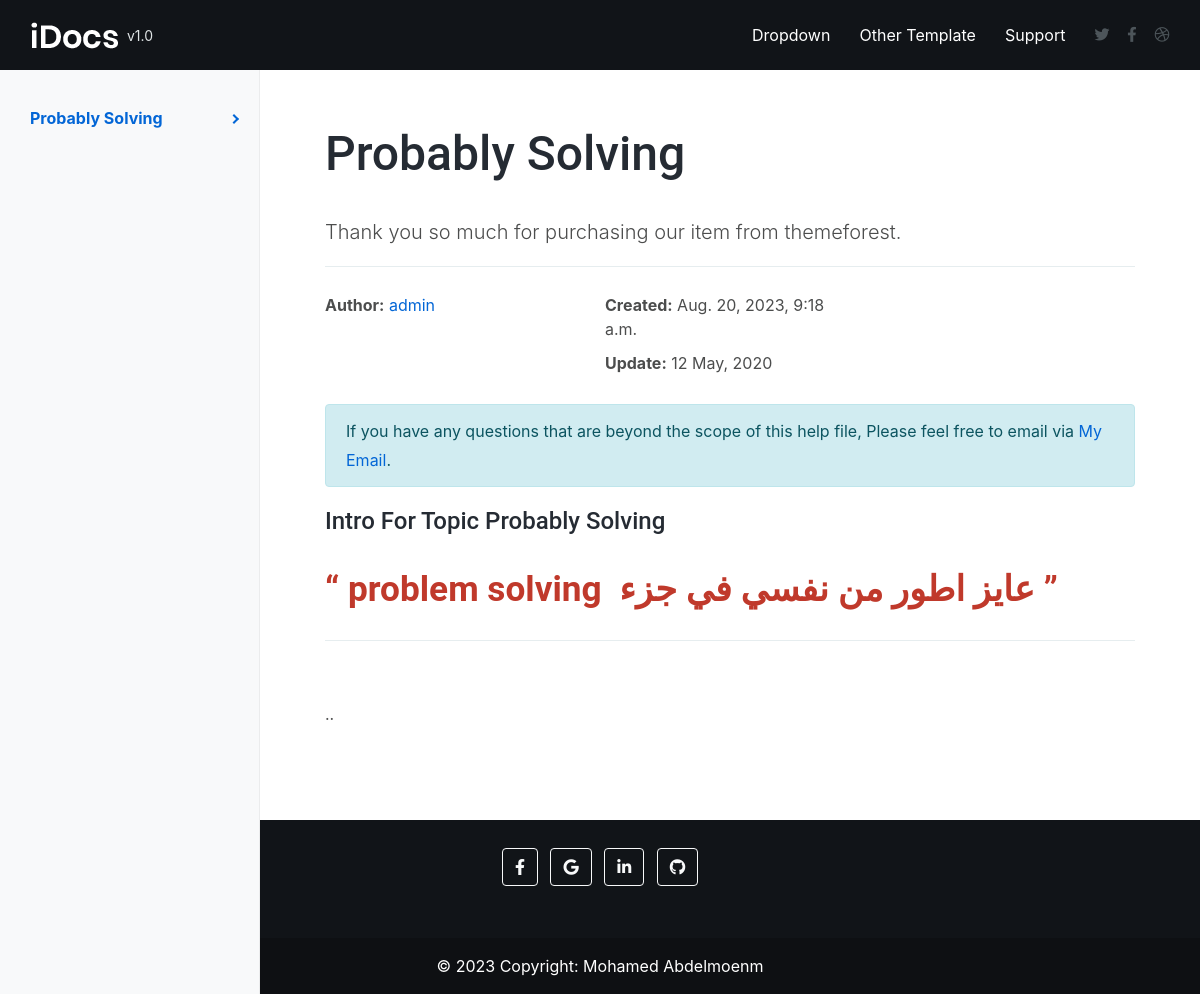
Page /category/5 on the earlier database version.
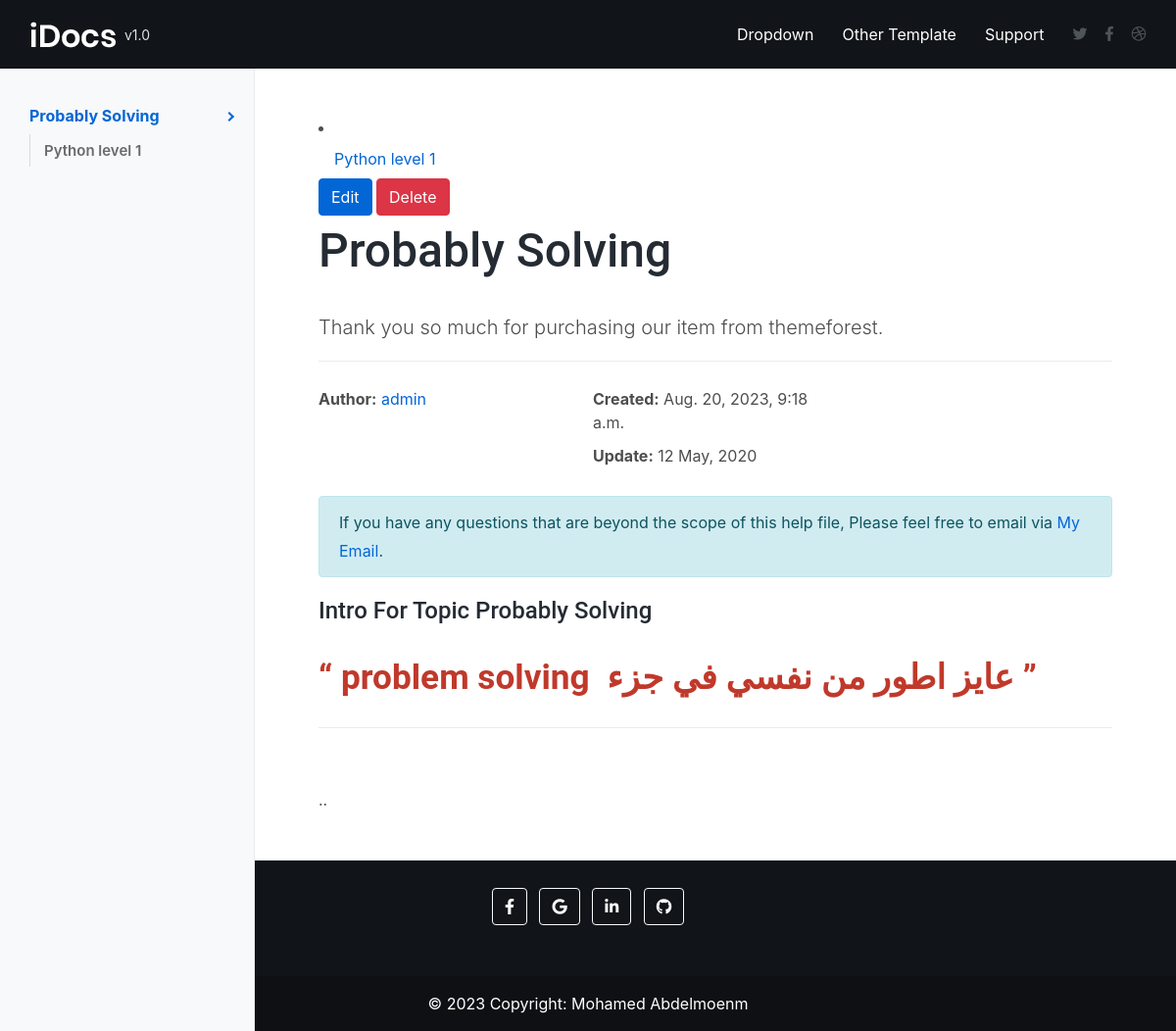
Same page on the later database version.
### docs_app/models.py (models this page shows, shortened)
class Category(models.Model):
    name = models.CharField(_('Name'),max_length=100)
    intro = RichTextField(_('Intro'))
    author = models.ForeignKey(User, on_delete=models.SET_NULL, null=True, related_name='category_author', verbose_name=_('Author'))
    created_at = models.DateTimeField(_('Created AT'),default= timezone.now)

class Document(models.Model):
    category = models.ForeignKey(Category, on_delete=models.CASCADE, related_name='document_user' , verbose_name=_('Document'))
    title = models.CharField(_('Title'),max_length=100)
    content = RichTextField(_('Content'))
    author = models.ForeignKey(User, on_delete=models.SET_NULL, null=True, related_name='document_author', verbose_name=_('Author'))
    created_at = models.DateTimeField(_('Created AT'),default= timezone.now)

### docs_app/views.py (the view)
# urls.py: path('category/<int:id>', Document_List, name='document_list'),
def Document_List(request, id):
    data = Category.objects.get(id=id)
    documents = Document.objects.filter(category = data)
    return render(request, 'doc/category_detail.html', {'category':data , 'documents':documents})

### docs_app/templates/doc/category_detail.html (shortened to what this page needs)
{% extends 'base.html' %}
{% block body %}
	<div class="idocs-navigation bg-light">
    <ul class="nav flex-column ">
        <li class="nav-item"><a class="nav-link active" href="#idocs_start">{{category.name}} </a>
          <ul class="nav flex-column">
            {% for document in documents %}
            <li class="nav-item"><a class="nav-link" href="/category/{{category.id}}/document/{{document.id}}">{{document.title}}</a></li>
            {% endfor %}
        </ul>
        </li>
  </div>
    <div class="idocs-content">
      <div class="container">
        <section id="idocs_start">
          {% for document in documents %}
          <li class="nav-item"><a class="nav-link" href="/category/{{category.id}}/document/{{document.id}}">{{document.title}}</a></li>
        <button class="btn btn-primary" data-toggle="modal" data-target="{% url 'update_document' document.id %}">
          Edit
        </button>
        <button class="btn btn-danger" data-toggle="modal" data-target="{% url 'delete_document' document.id %}">
          Delete
        </button>
          {% endfor %}
        <h1>{{category.name|safe}}</h1>
        <p class="lead">Thank you so much for purchasing our item from themeforest.</p>
		<hr>
		<div class="row">
			<div class="col-sm-6 col-lg-4">
				<ul class="list-unstyled">
					<li><strong>Author:</strong> <a href="http://www.harnishdesign.net" target="_blank">{{category.author}}</a></li>
				</ul>
			</div>
			<div class="col-sm-6 col-lg-4">
				<ul class="list-unstyled">
					<li><strong class="font-weight-700">Created:</strong> {{category.created_at}}</li>
					<li><strong>Update:</strong> 12 May, 2020</li>
				</ul>
			</div>
		</div>
        <p class="alert alert-info">If you have any questions that are beyond the scope of this help file, Please feel free to email via <a target="_blank" href="https://mail.google.com/mmohamedabdelm@gmail.com">My Email</a>.</p>
        </section>
        <h4>Intro For Topic {{category.name|safe}}</h2>
					<p>{{category.intro|safe}}..</h3>
      </div>
    </div>
  </div>
  {% endblock body%}

### docs_app/templates/base.html (shortened to what this page needs)
{% load static %}
<!DOCTYPE html>
<html lang="en">
<head>
<link rel="stylesheet" href="https://maxcdn.bootstrapcdn.com/bootstrap/4.5.2/css/bootstrap.min.css">
<link rel="stylesheet" type="text/css" href="{% static 'assets/vendor/bootstrap/css/bootstrap.min.css' %}" />
<link rel="stylesheet" type="text/css" href="{% static 'assets/vendor/font-awesome/css/all.min.css' %}" />
<link rel="stylesheet" type="text/css" href="{% static 'assets/vendor/magnific-popup/magnific-popup.min.css' %}" />
<link rel="stylesheet" type="text/css" href="{% static 'assets/vendor/highlight.js/styles/github.css' %}" />
<link rel="stylesheet" type="text/css" href="{% static 'assets/css/stylesheet.css' %}" />
</head>
<body data-spy="scroll" data-target=".idocs-navigation" data-offset="125">
<div id="main-wrapper">
  <header id="header" class="sticky-top">
    <nav class="primary-menu navbar navbar-expand-lg bg-dark navbar-text-light navbar-dropdown-dark border-0">
      <div class="container-fluid">
        <a class="logo ml-md-3" href="/" title="iDocs Template"> <img src="{% static 'assets/images/logo-light.png' %}" alt="iDocs Template"/> </a>
		<span class="text-2 text-light ml-2">v1.0</span>
		<div id="header-nav" class="collapse navbar-collapse justify-content-end">
          <ul class="navbar-nav">
            <li class="dropdown"> <a class="dropdown-toggle" href="#">Dropdown</a>
            </li>
            <li><a target="_blank" href="https://themeforest.net/user/harnishdesign/portfolio?ref=HarnishDesign">Other Template</a></li>
            <li><a target="_blank" href="https://themeforest.net/user/harnishdesign/#contact?ref=HarnishDesign">Support</a></li>
          </ul>
        </div>
        <ul class="social-icons social-icons-sm ml-lg-2 mr-2">
          <li class="social-icons-twitter"><a data-toggle="tooltip" href="http://www.twitter.com/harnishdesign/" target="_blank" title="" data-original-title="Twitter"><i class="fab fa-twitter"></i></a></li>
          <li class="social-icons-facebook"><a data-toggle="tooltip" href="http://www.facebook.com/harnishdesign/" target="_blank" title="" data-original-title="Facebook"><i class="fab fa-facebook-f"></i></a></li>
          <li class="social-icons-dribbble"><a data-toggle="tooltip" href="http://www.dribbble.com/harnishdesign/" target="_blank" title="" data-original-title="Dribbble"><i class="fab fa-dribbble"></i></a></li>
        </ul>
      </div>
    </nav>
  </header>
  <div id="content" role="main">
   {% block body %}
   {% endblock body%}
  <footer class="bg-dark text-center text-white">
    <div class="container p-4 pb-0">
      <section class="mb-4">
        <a class="btn btn-outline-light btn-floating m-1" href="#!" role="button"
          ><i class="fab fa-facebook-f"></i
        ></a>
        <a class="btn btn-outline-light btn-floating m-1" href="#!" role="button"
          ><i class="fab fa-google"></i
        ></a>
        <a class="btn btn-outline-light btn-floating m-1" href="#!" role="button"
          ><i class="fab fa-linkedin-in"></i
        ></a>
        <a class="btn btn-outline-light btn-floating m-1" href="#!" role="button"
          ><i class="fab fa-github"></i
        ></a>
      </section>
    </div>
    <div class="text-center p-3" style="background-color: rgba(0, 0, 0, 0.2);">
      © 2023 Copyright:
      <a class="text-white" href="https://mdbootstrap.com/">Mohamed Abdelmoenm</a>
    </div>
  </footer>
</div>
</body>
</html>

Differences in the rows shown:
added Document: title "Python level 1"
